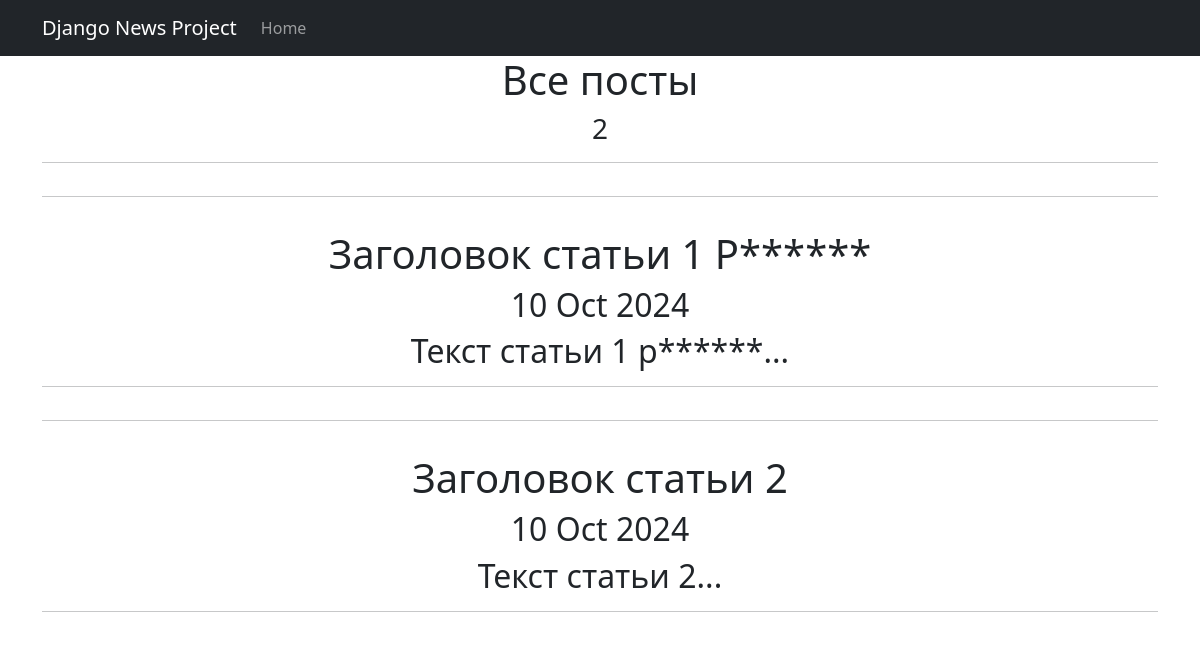
Page /news/ on the committed database.
### news/models.py (models this page shows, shortened)
class Post(models.Model):
    author = models.ForeignKey(Author, on_delete=models.CASCADE, related_name='posts')
    article_or_news = models.IntegerField(default=0)
    date_time = models.DateTimeField(auto_now_add=True)
    post_category = models.ManyToManyField(Category, through='PostCategory')
    heading = models.TextField()
    text = models.TextField()
    rating = models.IntegerField(default=0)
    def preview(self):
        return f"{self.text[:124]}..."

### news/views.py (the view)
# urls.py: path('', PostsList.as_view()),
class PostsList(ListView):
    model = Post
    ordering = 'date_time'
    template_name = 'flatpages/news_feed.html'
    context_object_name = 'Posts'
    paginate_by = 2
    def get_queryset(self):
        queryset = super().get_queryset()
        self.filterset = PostFilter(self.request.GET, queryset)
        return self.filterset.qs

### news/templatetags/custom_filters.py (called while the page is built)
@register.filter()
def currency(value):
    for i in a:
        value = value.replace(i[1:], "*" * len(i[1:]))
    return value

### templates/flatpages/news_feed.html (shortened to what this page needs)
{% extends 'flatpages/default.html' %}
{% load custom_filters %}
{% block content %}
<h1>Все посты</h1>
<h3>{{ Posts|length }}</h3>
<hr size="20">
{% if Posts %}
{% for Post in Posts %}
<hr size="20">
<h1>{{ Post.heading|currency }}</h1>
<h2>{{ Post.date_time|date:'d M Y' }}</h2>
<h2>{{ Post.preview|currency }}</h2>
<hr size="20">
{% endfor %}
{% else %}
<h2>Постов нет!</h2>
{% endif %}
{% endblock content %}

### rows in the picture
Post: heading "Заголовок статьи 1 Р******", date_time "10 Oct 2024", preview "Текст статьи 1 р******..."
Post: heading "Заголовок статьи 2", date_time "10 Oct 2024", preview "Текст статьи 2..."

### other values in the picture
{{ Posts|length }} "2"
